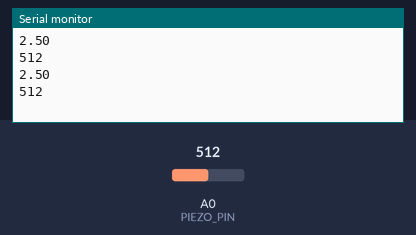
A sketch run on a simulated Arduino Uno, built with avr-gcc and run on an emulated ATmega328P. Shown: the last lines printed to the serial monitor. The inputs (shaded band) are chosen by the test bench; at power-on: A0 (PIEZO_PIN) = 512.

Above: at 1.8 s.
1.9 s: A0 (PIEZO_PIN) set to 716
At 2.8 s:
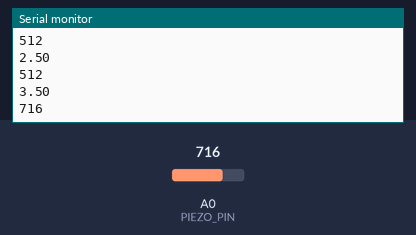
3.4 s: A0 (PIEZO_PIN) set to 900
At 4.8 s:
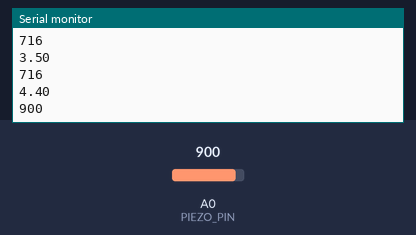
Timing chart, 0 to 6.4 s (numbered marks = the images above; inputs shaded):
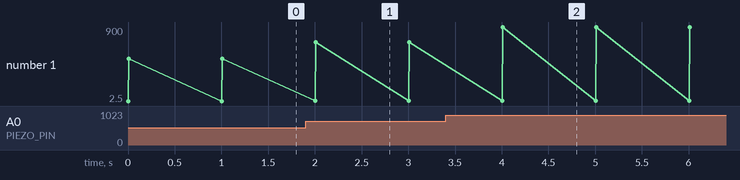

The sketch:

Vibration.ino
```cpp
const int PIEZO_PIN = A0; // Piezo output

void setup()
{
  Serial.begin(9600);
}

void loop()
{
  int piezoADC = analogRead(PIEZO_PIN);
  float piezoV = piezoADC / 1023.0 * 5.0;
  Serial.println(piezoV);
  Serial.println(piezoADC);
  delay(1000);
}
```

Measured:
- after the input at 1.9 s, the serial monitor: prints a new line after 0.10 s (image 1)
- after the input at 3.4 s, the serial monitor: prints a new line after 0.60 s (image 2)
- plotted number 1: 512 → 716 after the input at 1.9 s, 716 → 900 after the input at 3.4 s
